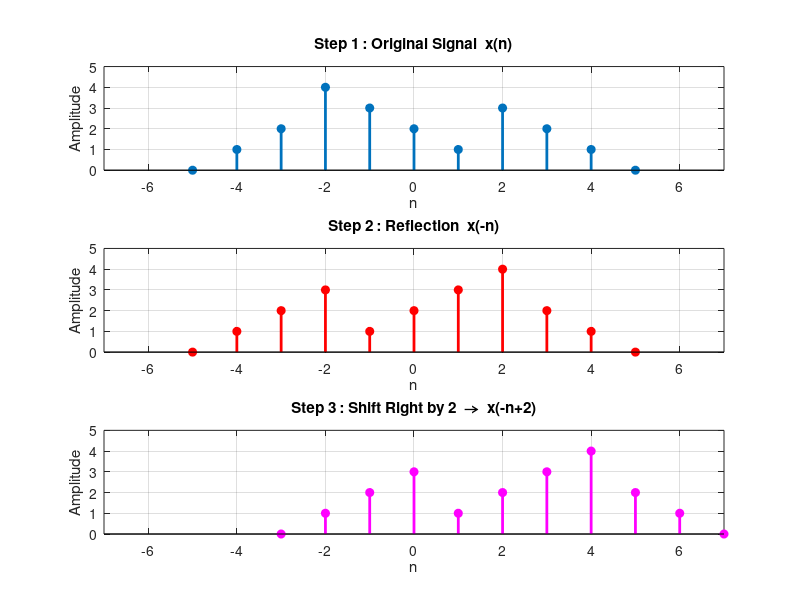

This figure's MATLAB source:
%% Example 2.1.3
% Demonstration of x(-n) and x(-n+2)

clear;
close all;
clc;

%% Original Signal
n = -5:5;

% Example signal (replace with your textbook signal)
x = [0 1 2 4 3 2 1 3 2 1 0];

%% Figure
figure('Color','w','Position',[100 100 1000 600]);

%% STEP 1 : Original Signal
subplot(3,1,1)
stem(n,x,'filled','LineWidth',2)
grid on
title('Step 1 : Original Signal  x(n)')
xlabel('n')
ylabel('Amplitude')
xlim([-7 7])
ylim([0 max(x)+1])

pause(2)

%% STEP 2 : Reflection
subplot(3,1,2)

% Reflect about n=0
stem(-n,x,'filled','r','LineWidth',2)

grid on
title('Step 2 : Reflection  x(-n)')
xlabel('n')
ylabel('Amplitude')
xlim([-7 7])
ylim([0 max(x)+1])

pause(2)

%% STEP 3 : Shift Right by 2
subplot(3,1,3)

% Shift reflected signal right by 2
stem(-n+2,x,'filled','m','LineWidth',2)

grid on
title('Step 3 : Shift Right by 2  →  x(-n+2)')
xlabel('n')
ylabel('Amplitude')
xlim([-7 7])
ylim([0 max(x)+1])
